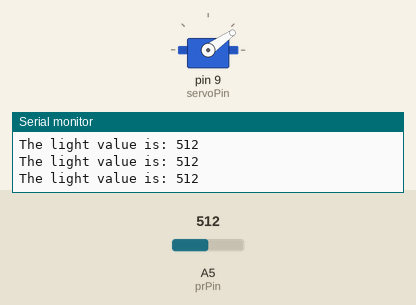
Bench run of a sketch on a simulated Arduino Uno, built with avr-gcc and run on an emulated ATmega328P. Shown: servo, the last lines printed to the serial monitor. The inputs (shaded band) are chosen by the test bench; at power-on: A5 (prPin) = 512.

Above: at 1.2 s.
1.3 s: A5 (prPin) set to 716
At 1.9 s:
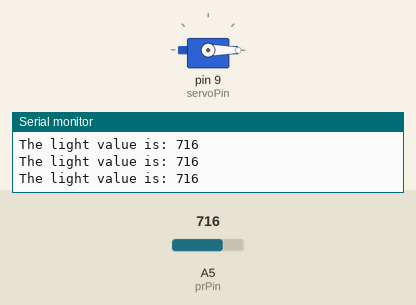
3.1 s: A5 (prPin) set to 306
At 4.6 s:
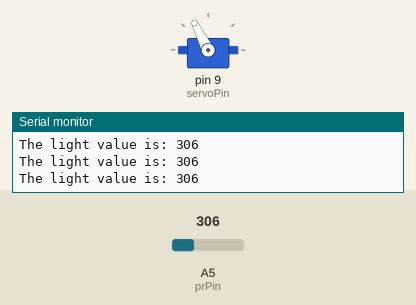
4.9 s: A5 (prPin) set to 122
At 6.2 s:
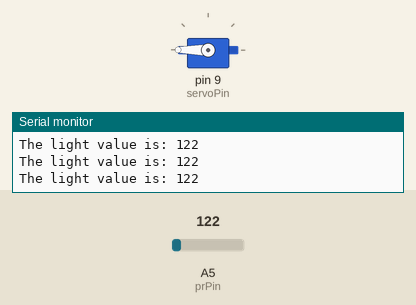
6.7 s: A5 (prPin) set to 511
At 7.8 s:
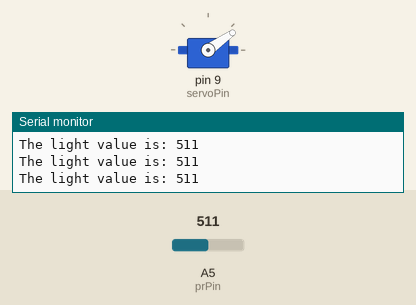
8.5 s: A5 (prPin) set to 900
At 9.3 s:
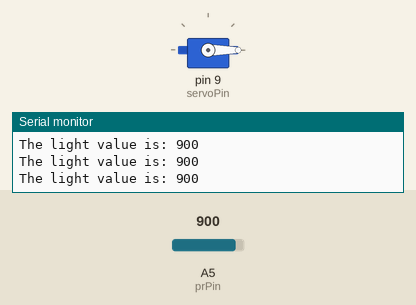
Timing chart, 0 to 11.3 s (numbered marks = the images above; inputs shaded):
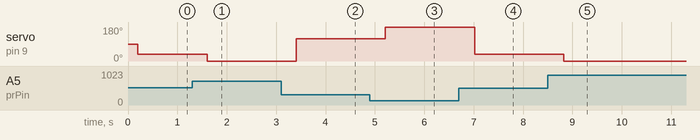

The sketch:

servo_motor.ino
```cpp
#include <Servo.h>

int servoPin = 9;
int servoPos = 0;
int prPin = A5;
int lightVal;
Servo myservo;

void setup() {
  Serial.begin(9600);
  pinMode(servoPin, OUTPUT);
  pinMode(prPin, INPUT);
  myservo.attach(servoPin);
}

void loop() {
  // Serial.println("Enter angle (0-180): ");

  // while (!Serial.available()) {}  // Wait for input

  // servoPos = Serial.parseInt();

  // // Clear the buffer
  // while(Serial.available()) {
  //   Serial.read();
  // }

  // // Bounds checking
  // if (servoPos >= 0 && servoPos <= 180) {
  //   myservo.write(servoPos);
  // } else {
  //   Serial.println("Invalid angle! Please enter a value between 0 and 180.");
  // }


  Serial.print("The light value is: ");

  lightVal = analogRead(prPin);

  Serial.println(lightVal);
  delay(200);


  servoPos = (-0.4 * lightVal) + 240;
  myservo.write(servoPos);


}
```

Measured:
- after the input at 1.3 s, servo on pin 9 (servoPin): 35° → 0° after 0.30 s
- after the input at 3.1 s, servo on pin 9 (servoPin): 0° → 117° after 0.31 s
- after the input at 4.9 s, servo on pin 9 (servoPin): 117° → 180° after 0.31 s
- after the input at 6.7 s, servo on pin 9 (servoPin): 180° → 35° after 0.32 s
- after the input at 8.5 s, servo on pin 9 (servoPin): 35° → 0° after 0.32 s
